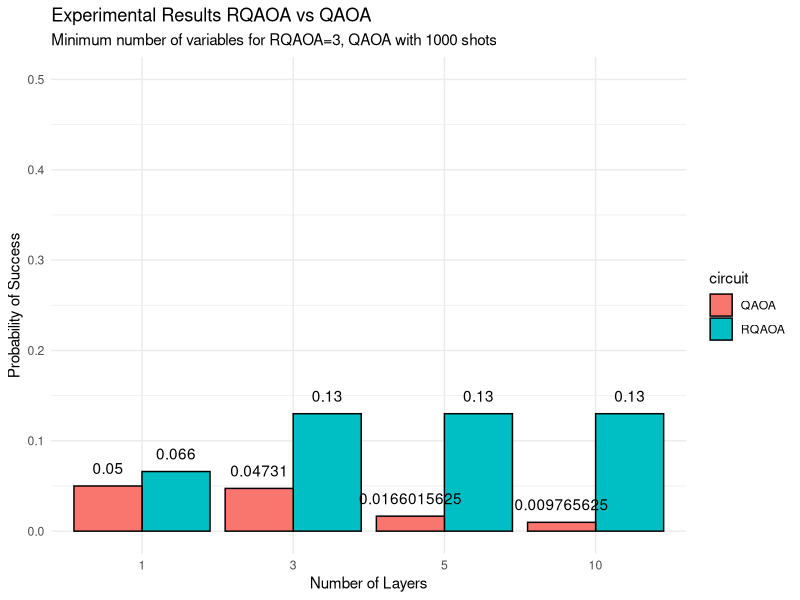
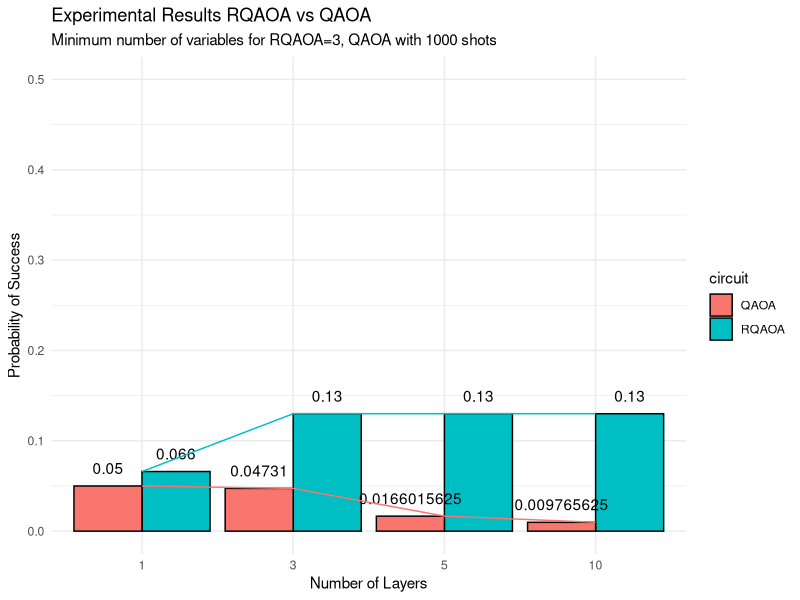

Generate these figures, in order, with R:
###############################################################################
# RQAOA vs QAOA
#
# Author: Vivek Katial
# Created 2022-02-17 10:41:11
###############################################################################

library(tidyverse)

d_results <- tribble(
  ~circuit, ~p, ~prob_success,
  "RQAOA", 1, 0.066,
  "QAOA", 1, 0.05,
  "RQAOA", 3, 0.13,
  "QAOA", 3, 0.04731,
  "RQAOA", 5, 0.13,
  "QAOA", 5, 0.0166015625,
  "RQAOA", 10,  0.13,
  "QAOA", 10,  0.009765625,
)


d_results %>% 
  mutate(p = as.factor(p)) %>% 
  ggplot(aes(x = p, y = prob_success, fill = circuit)) + 
  geom_col(position = "dodge", color = "black")  + 
  theme_minimal() + 
  ylim(c(0, 0.5)) + 
  geom_text(aes(label = prob_success), position = position_dodge(width = .9), vjust = -1) + 
  labs(
    x = "Number of Layers",
    y = "Probability of Success",
    title = "Experimental Results RQAOA vs QAOA",
    subtitle = "Minimum number of variables for RQAOA=3, QAOA with 1000 shots"
  )


d_results %>% 
  mutate(p = as.factor(p)) %>% 
  ggplot(aes(x = p, y = prob_success, fill = circuit)) + 
  geom_col(position = "dodge", color = "black")  + 
  theme_minimal() + 
  ylim(c(0, 0.5)) + 
  geom_text(aes(label = prob_success), position = position_dodge(width = .9), vjust = -1) + 
  labs(
    x = "Number of Layers",
    y = "Probability of Success",
    title = "Experimental Results RQAOA vs QAOA",
    subtitle = "Minimum number of variables for RQAOA=3, QAOA with 1000 shots"
  ) + 
  geom_line(aes(col = circuit, group = circuit))
